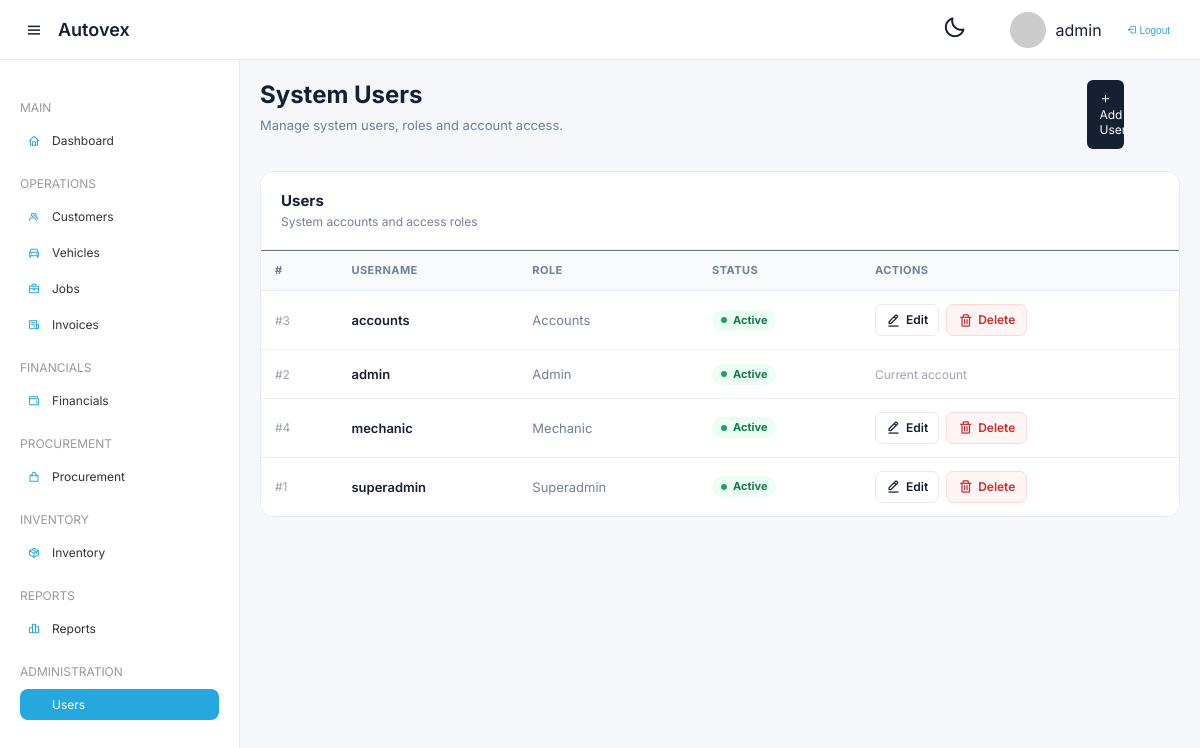
Screenshot of /users (signed in) with the database file from the repository.
### app.py (models this page shows)
class User(db.Model):
    id = db.Column(db.Integer, primary_key=True)
    username = db.Column(db.String(50), unique=True, nullable=False)
    email = db.Column(db.String(120))
    password = db.Column(db.String(200), nullable=False)
    role = db.Column(db.String(20), nullable=False)
    is_active = db.Column(db.Boolean, default=True)

### app.py (the view)
@app.route("/users")
@require_roles("admin", "superadmin")
def users():
    users = User.query.order_by(User.username).all()
    return render_template(
        "admin/users/users.html",
        users=users,
        user=session["user"],
        role=session["role"]
    )

### app.py (called while the page is built)
def require_roles(*roles):
    def wrapper(f):
        @wraps(f)
        def decorated_function(*args, **kwargs):
            if "user" not in session or session.get("role") not in roles:
                abort(403)
            return f(*args, **kwargs)
        return decorated_function
    return wrapper

@app.before_request
def session_management():
    allowed_routes = ["login", "start", "static"]
    if "user" in session:
        session.permanent = True
    elif request.endpoint not in allowed_routes:
        return redirect(url_for("login"))

### templates/admin/users/users.html (shortened to what this page needs)
{% extends "base.html" %}
{% block content %}
<div class="table-page">
    <div class="module-header">
        <div>
            <h1>System Users</h1>
            <p>
                Manage system users, roles and account access.
            </p>
        </div>
        <div class="module-header-actions">
            <a
                href="{{ url_for('create_user') }}"
                class="btn"
            >
                <i class='bx bx-plus'></i>
                Add User
            </a>
        </div>
    </div>
    <div class="table-panel">
        <div class="table-toolbar">
            <div class="table-toolbar-left">
                <div>
                    <h3 class="table-title">
                        Users
                    </h3>
                    <p class="table-subtitle">
                        System accounts and access roles
                    </p>
                </div>
            </div>
        </div>
        <div class="table-wrapper">
            <table class="data-table">
                <thead>
                    <tr>
                        <th>#</th>
                        <th>Username</th>
                        <th>Role</th>
                        <th>Status</th>
                        <th>Actions</th>
                    </tr>
                </thead>
                <tbody>
                {% for u in users %}
                    <tr>
                        <td>
                            <span class="table-muted-text">
                                #{{ u.id }}
                            </span>
                        </td>
                        <td>
                            <span class="table-primary-text">
                                {{ u.username }}
                            </span>
                        </td>
                        <td>
                            <span class="table-secondary-text">
                                {{ u.role|title }}
                            </span>
                        </td>
                        <td>
                            {% if u.is_active %}
                                <span class="table-status table-status-paid">
                                    <span class="table-status-dot"></span>
                                    Active
                                </span>
                            {% else %}
                                <span class="table-status table-status-danger">
                                    <span class="table-status-dot"></span>
                                    Disabled
                                </span>
                            {% endif %}
                        </td>
                        <td>
                            {% if u.id != session["user_id"] %}
                                <div class="table-actions">
                                    <a
                                        href="{{ url_for('edit_user', user_id=u.id) }}"
                                        class="table-action-view"
                                    >
                                        <i class='bx bx-edit-alt'></i>
                                        Edit
                                    </a>
                                    <form
                                        method="POST"
                                        action="{{ url_for('delete_user', user_id=u.id) }}"
                                        onsubmit="return confirm('This will permanently delete the user. Continue?');"
                                    >
                                        <button
                                            type="submit"
                                            class="table-action-danger"
                                        >
                                            <i class='bx bx-trash'></i>
                                            Delete
                                        </button>
                                    </form>
                                </div>
                            {% else %}
                                <span class="table-muted-text">
                                    Current account
                                </span>
                            {% endif %}
                        </td>
                    </tr>
                {% endfor %}
                </tbody>
            </table>
        </div>
    </div>
</div>
{% endblock %}

### rows the page displays
User: id "3", username "accounts", role "Accounts", is_active True (drawn)
User: id "2", username "admin", role "Admin", is_active True (drawn), shows "Current account"
User: id "4", username "mechanic", role "Mechanic", is_active True (drawn)
User: id "1", username "superadmin", role "Superadmin", is_active True (drawn)

### other values shown
{{ user }} "admin"
